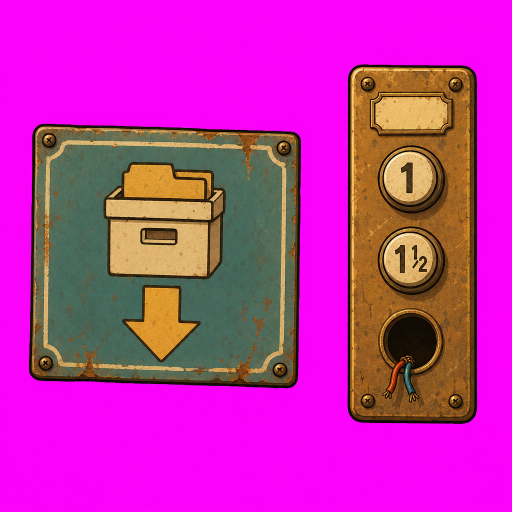
#> input picture docs/styl/vzorky/vestibul-kulisy_v01.png, 1024 x 1024 px, found by its file name (shown at 1/2 size)
$ python vestibul_kulisy.py
#> lines starting #> are read from the running program, lines starting #| are printed output that depends on the picture; after the words box and inside, x2 and y2 are one past the last pixel; in counts of white or black regions, pixels touching at a corner belong together
#> further down, src is the input picture: PIL image 1024x1024 RGB; mean R, G, B 194.3, 46.2, 167.7
### tools/grafika/vyrez.py
"""Vyříznutí objektů z jednolitého purpurového pozadí (gpt-image-2 neumí průhledné, D88).
vyrez(img) -> RGBA; objekty(rgba) -> seznam výřezů zleva doprava; zmensi(im, výška).

Potřebuje Pillow, numpy a scipy (python3 -m venv venv && venv/bin/pip install pillow numpy scipy)."""
import numpy as np
from PIL import Image, ImageFilter
from scipy import ndimage


def vyrez(img, bile_sklo=False):
#> called with bile_sklo = False
    a = np.asarray(img.convert("RGB")).astype(np.float32)
    r, g, b = a[..., 0], a[..., 1], a[..., 2]
    # podobnost s purpurovou: hodně R a B, málo G
    purp = np.clip((np.minimum(r, b) - g) / 255.0, 0, 1)
    pozadi_kand = (purp > 0.55) & (r > 170) & (b > 170)
#> pozadi_kand: shape (1024, 1024) bool; 56.1% white; 2 black regions, box (x1, y1, x2, y2) and area: (58, 248, 602, 777) 275884, (695, 129, 954, 848) 184463
    # pozadí = purpurová spojená s okrajem obrázku
    lab, n = ndimage.label(pozadi_kand)
#> n = 1
    okraj = np.unique(np.concatenate([lab[0], lab[-1], lab[:, 0], lab[:, -1]]))
#> okraj = [1]
    pozadi = np.isin(lab, okraj[okraj > 0])
    # uzavřené ostrůvky čisté purpurové uvnitř (ucho hrnku) jsou také pozadí
    cista = (purp > 0.9) & (g < 40)
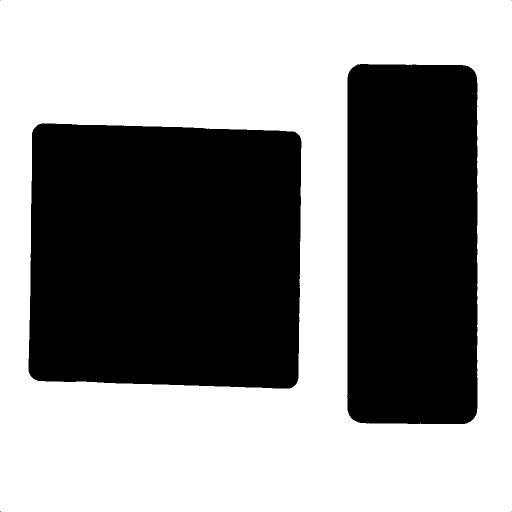
#> cista: shape (1024, 1024) bool (shown at 1/2 size); 55.9% white; 6 black regions (4 under 20 px), largest, box (x1, y1, x2, y2) and area: (57, 247, 603, 777) 277049, (694, 128, 955, 848) 185613
    pozadi |= cista
    if not bile_sklo:
        # výrazně purpurové plochy uzavřené v kresbě (sklo brýlí z profilu, mezera mezi nohama):
        # žádná postava purpurovou nemá, je to vždy prosvítající pozadí
        pozadi |= (purp > 0.4) & (r > 140) & (b > 140)
#> pozadi: shape (1024, 1024) bool; 56.1% white; 2 black regions, box (x1, y1, x2, y2) and area: (58, 248, 602, 777) 275626, (695, 129, 954, 848) 184255
    alfa = np.where(pozadi, 0.0, 1.0)
    rgb = a.copy()
    uvnitr = ~pozadi & (purp > 0.12) & (r > 150) & (b > 150)
#> uvnitr: shape (1024, 1024) bool; every value is 0
    if bile_sklo:
        # průsvitný celofán na purpurové: barva = bílá * k + purpurová * (1 - k), k = G / 255
        k = np.clip(g / 255.0, 0, 1)
        rgb[uvnitr] = 255
        alfa = np.where(uvnitr, np.clip(k * 1.15, 0.25, 1), alfa)
        # růžový závoj celofánu přes knihu: ubrat přebytek R a B nad G
        m = ~pozadi & ~uvnitr
        e = np.clip(np.minimum(r, b) - g, 0, None)
        rgb[m, 0] = r[m] - e[m] * 0.85
        rgb[m, 2] = b[m] - e[m] * 0.85
    else:
        # zbytky purpurové na hraně: ubrat R a B na úroveň G
        m = ~pozadi & (purp > 0.12)
#> m: shape (1024, 1024) bool; 0.18% white in thin lines or dots, all inside (x1, y1, x2, y2) = (58, 129, 954, 848)
        rgb[m, 0] = np.minimum(r[m], g[m] + 20)
        rgb[m, 2] = np.minimum(b[m], g[m] + 20)
    # hrana: o pixel stáhnout a vyhladit
    al = Image.fromarray((alfa * 255).astype(np.uint8))
    tvrda = Image.fromarray(((alfa > 0) * 255).astype(np.uint8)).filter(ImageFilter.MinFilter(3)).filter(ImageFilter.GaussianBlur(0.8))
    al = Image.fromarray(np.minimum(np.asarray(al), np.asarray(tvrda)))
    out = Image.fromarray(rgb.clip(0, 255).astype(np.uint8)).convert("RGBA")
    out.putalpha(al)
    return out


def objekty(rgba, min_plocha=2000):
    al = np.asarray(rgba)[..., 3] > 40
    lab, n = ndimage.label(ndimage.binary_dilation(al, iterations=6))
    out = []
    for i, sl in enumerate(ndimage.find_objects(lab), 1):
        if (lab[sl] == i).sum() < min_plocha:
            continue
        kus = np.asarray(rgba)[sl].copy()
        kus[..., 3] = np.where(lab[sl] == i, kus[..., 3], 0)
        im = Image.fromarray(kus, "RGBA")
        out.append((sl[1].start, im.crop(im.getbbox())))
    return [im for _, im in sorted(out, key=lambda t: t[0])]


def zmensi(im, vyska):
    f = vyska / im.height
    # zmenšení s předem vynásobenou alfou, aby hrany nezesvětlaly
    a = np.asarray(im).astype(np.float32) / 255
    a[..., :3] *= a[..., 3:4]
    w, h = max(1, round(im.width * f)), vyska
    vr = [np.asarray(Image.fromarray(a[..., i]).resize((w, h), Image.LANCZOS)) for i in range(4)]
    b = np.stack(vr, -1)
    al = np.clip(b[..., 3:4], 0, 1)
    rgb = np.where(al > 1e-3, b[..., :3] / np.maximum(al, 1e-3), 0)
    return Image.fromarray((np.clip(np.concatenate([rgb, al], -1), 0, 1) * 255).astype(np.uint8), "RGBA")

### tools/grafika/vestibul_kulisy.py
"""Kulisy vestibulu z listu vestibul-kulisy (cedule archivu a panel výtahu, D89).
Panel s tlačítkem 2 se skládá z panelu bez něj: dráty pod dírou se zakryjí dokreslenou mosazí
a do díry se vloží kopie tlačítka 1 s přepsanou číslicí a žlutějším odstínem (nová součástka).
Spouští se z kořene projektu. Potřebuje Pillow, numpy, scipy a opencv-python-headless."""
import pathlib
import sys

sys.path.insert(0, str(pathlib.Path(__file__).parent))
from vyrez import *
from PIL import Image, ImageDraw, ImageFont, ImageFilter
from scipy import ndimage
import numpy as np
src = Image.open("docs/styl/vzorky/vestibul-kulisy_v01.png")
cele = vyrez(src)
p = np.asarray(cele).astype(int)
yy, xx = np.mgrid[: p.shape[0], : p.shape[1]]
luma = p[..., :3].mean(-1)
m = (np.hypot(xx - 822, yy - 357) < 62) & (luma > 175)
#> m: shape (1024, 1024) bool; 0.48% white; 22 white regions (20 under 20 px), largest, box (x1, y1, x2, y2) and area: (768, 304, 865, 403) 4956, (820, 395, 827, 402) 22
ys, xs = np.nonzero(m); cx, cy = (xs.min() + xs.max()) / 2, (ys.min() + ys.max()) / 2; r = (xs.max() - xs.min()) / 2
#> after `ys, xs = np.nonzero(m)`: ys = 5007 values from 304 to 402; xs = 5007 values, max 864 at index 2466, min 768 at index 2406, mean 814.8
#> after `cx, cy = ((xs.min() + xs.max()) / 2, (ys.min() + ys.max()) / 2)`: cx = 816; cy = 353
#> after `r = (xs.max() - xs.min()) / 2`: r = 48
m = (np.hypot(xx - 822, yy - 675) < 70) & (luma < 60)
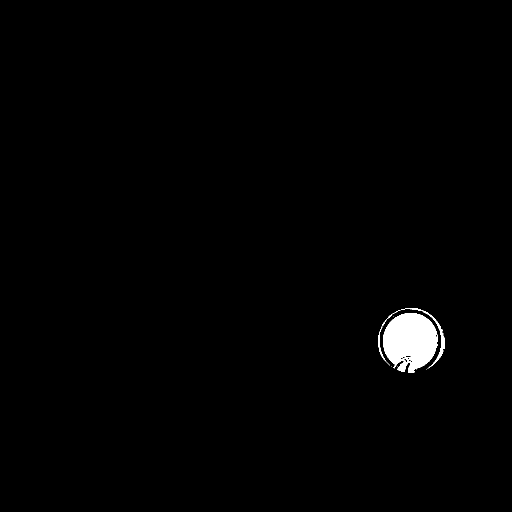
#> m: shape (1024, 1024) bool (shown at 1/2 size); 1% white; 13 white regions (9 under 20 px), largest, box (x1, y1, x2, y2) and area: (766, 626, 876, 745) 9592, (802, 616, 890, 737) 650, (757, 653, 780, 731) 174, (764, 620, 801, 652) 73
ys, xs = np.nonzero(m); hx = (xs.min() + xs.max()) / 2; hr = (xs.max() - xs.min()) / 2; hy = ys.min() + hr
#> after `ys, xs = np.nonzero(m)`: ys = 10501 values from 616 to 744; xs = 10501 values, max 889 at index 5801, min 757 at index 3955, mean 821.9
#> after `hx = (xs.min() + xs.max()) / 2`: hx = 823
#> after `hr = (xs.max() - xs.min()) / 2`: hr = 66
#> after `hy = ys.min() + hr`: hy = 682
R = round(r * 1.36)
#> R = 65
# dráty pod dírou zakrýt mosazí z okolí
s = np.asarray(cele).copy()
import cv2
oblast = (xx > hx - 62) & (xx < hx + 28) & (yy > hy + 25) & (yy < hy + 132) | (np.hypot(xx - hx, yy - hy) < R - 4)
#> oblast: shape (1024, 1024) bool; 1.8% white; 1 white region, box (x1, y1, x2, y2) and area: (762, 622, 884, 814) 18777
rgb = cv2.inpaint(np.ascontiguousarray(s[..., :3]), oblast.astype(np.uint8) * 255, 7, cv2.INPAINT_TELEA)
sum_ = ndimage.gaussian_filter(np.random.default_rng(1).normal(0, 22, s.shape[:2]), 1.5) * 1.6
s[oblast, :3] = (rgb[oblast] + sum_[oblast][:, None]).clip(0, 255)
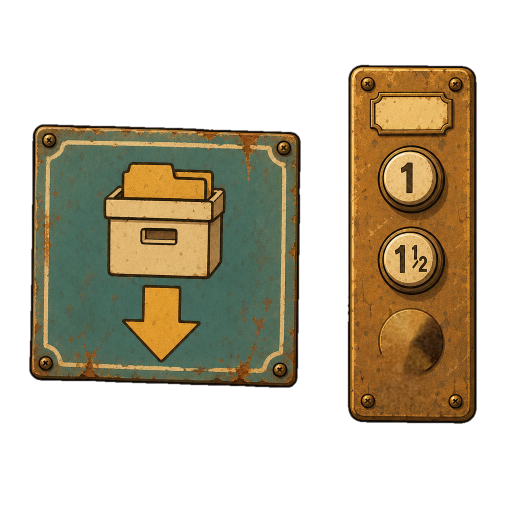
#> s: shape (1024, 1024, 4) (shown at 1/2 size); mean R, G, B, A 195.3, 47, 167.9, 110.8; transparent parts drawn white
cele_s = Image.fromarray(s, "RGBA")
tl = cele.crop((round(cx) - R, round(cy) - R, round(cx) + R, round(cy) + R)).copy()
t = np.asarray(tl).copy()
y2, x2 = np.mgrid[: 2 * R, : 2 * R]; d = np.hypot(x2 - R, y2 - R)
#> after `y2, x2 = np.mgrid[:2 * R, :2 * R]`:
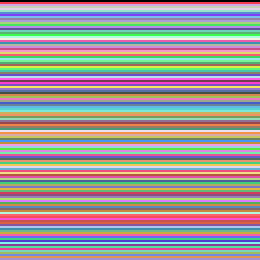
#> y2: shape (130, 130) int64 (shown 2 times larger); 130 distinct labels, from 0 to 129; one colour per label, 0 black
disk = d < r * 0.9
#> disk: shape (130, 130) bool; 34.8% white; 1 white region, box (x1, y1, x2, y2) and area: (22, 22, 109, 109) 5877
l2 = t[..., :3].mean(-1)
cislo = ndimage.binary_dilation(disk & (l2 < 150), iterations=3) & disk
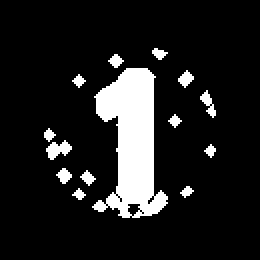
#> cislo: shape (130, 130) bool (shown 2 times larger); 12% white; 14 white regions, largest, box (x1, y1, x2, y2) and area: (46, 34, 84, 109) 1592, (23, 70, 36, 80) 73, (100, 45, 108, 59) 48
barva_cisla = np.median(t[disk & (l2 < 90)][:, :3], 0)
#> barva_cisla = [70, 49, 22]
okoli = disk & ~cislo
#> okoli: shape (130, 130) bool; 22.8% white; 2 white regions, box (x1, y1, x2, y2) and area: (22, 22, 109, 108) 3824, (64, 102, 72, 109) 28
vypl = t[..., :3].astype(float).copy(); vypl[~okoli] = 0
w = ndimage.gaussian_filter(okoli.astype(float), 9)
for c in range(3):
    vypl[..., c] = ndimage.gaussian_filter(vypl[..., c], 9) / np.maximum(w, 1e-3)
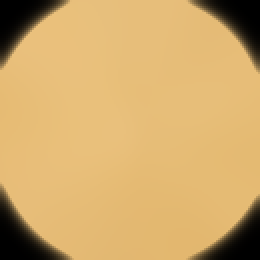
#> vypl: shape (130, 130, 3) float64 (shown 2 times larger); mean R, G, B 206.7, 169.3, 107
t[cislo, :3] = vypl[cislo].clip(0, 255)
t[disk, 2] = (t[disk, 2] * 0.78).astype(np.uint8)   # nové tlačítko je žlutější
tl = Image.fromarray(t.astype(np.uint8), "RGBA")
f = ImageFont.truetype("/System/Library/Fonts/Supplemental/Arial Bold.ttf", round(r * 1.3))
vrstva = Image.new("RGBA", tl.size, (0, 0, 0, 0))
#> vrstva: PIL image 130x130 RGBA; every value is 0
ImageDraw.Draw(vrstva).text((R, R), "2", font=f, anchor="mm", fill=tuple(int(v) for v in barva_cisla) + (255,))
tl.alpha_composite(vrstva.filter(ImageFilter.GaussianBlur(0.7)))
mk = Image.new("L", tl.size, 0); ImageDraw.Draw(mk).ellipse([2, 2, 2 * R - 3, 2 * R - 3], fill=255)
#> after `mk = Image.new('L', tl.size, 0)`: mk: PIL image 130x130 L; every value is 0
#> after `ImageDraw.Draw(mk).ellipse([2, 2, 2 * R - 3, 2 * R - 3], fill=255)`: mk: PIL image 130x130 L; 73.7% white; 1 black region, box (x1, y1, x2, y2) and area: (0, 0, 130, 130) 4452
tl.putalpha(mk.filter(ImageFilter.GaussianBlur(1)))
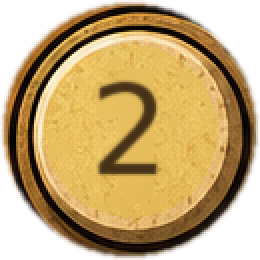
#> tl: PIL image 130x130 RGBA (shown 2 times larger); mean R, G, B, A 161.9, 122.7, 59.7, 187.8; transparent parts drawn white
cele_s.alpha_composite(tl, (round(hx) - R, round(hy) - R))
cedule, panel = objekty(cele); panel_s = objekty(cele_s)[1]
#> in objekty, `lab, n = ndimage.label(ndimage.binary_dilation(al, iterations=6))`: n = 2
#> the loop in objekty, `for i, sl in enumerate(ndimage.find_objects(lab), 1):` made 2 passes
#> i on passes 1 to 2: 1, 2
#> after the loop in objekty, `for i, sl in enumerate(ndimage.find_objects(lab), 1):`: out = 2 items
#> the loop in objekty (call 2), `for i, sl in enumerate(ndimage.find_objects(lab), 1):` made 2 passes
zmensi(cedule, 124).save("hra/grafika/mistnosti/vestibul_cedule_archiv.png")
#> in zmensi, `vr = [np.asarray(Image.fromarray(a[..., i]).resize((w, h), Image.LANCZ..`: vr = 4 items
zmensi(panel, 164).save("hra/grafika/mistnosti/vestibul_tlacitka_bez.png")
zmensi(panel_s, 164).save("hra/grafika/mistnosti/vestibul_tlacitka_s.png")
